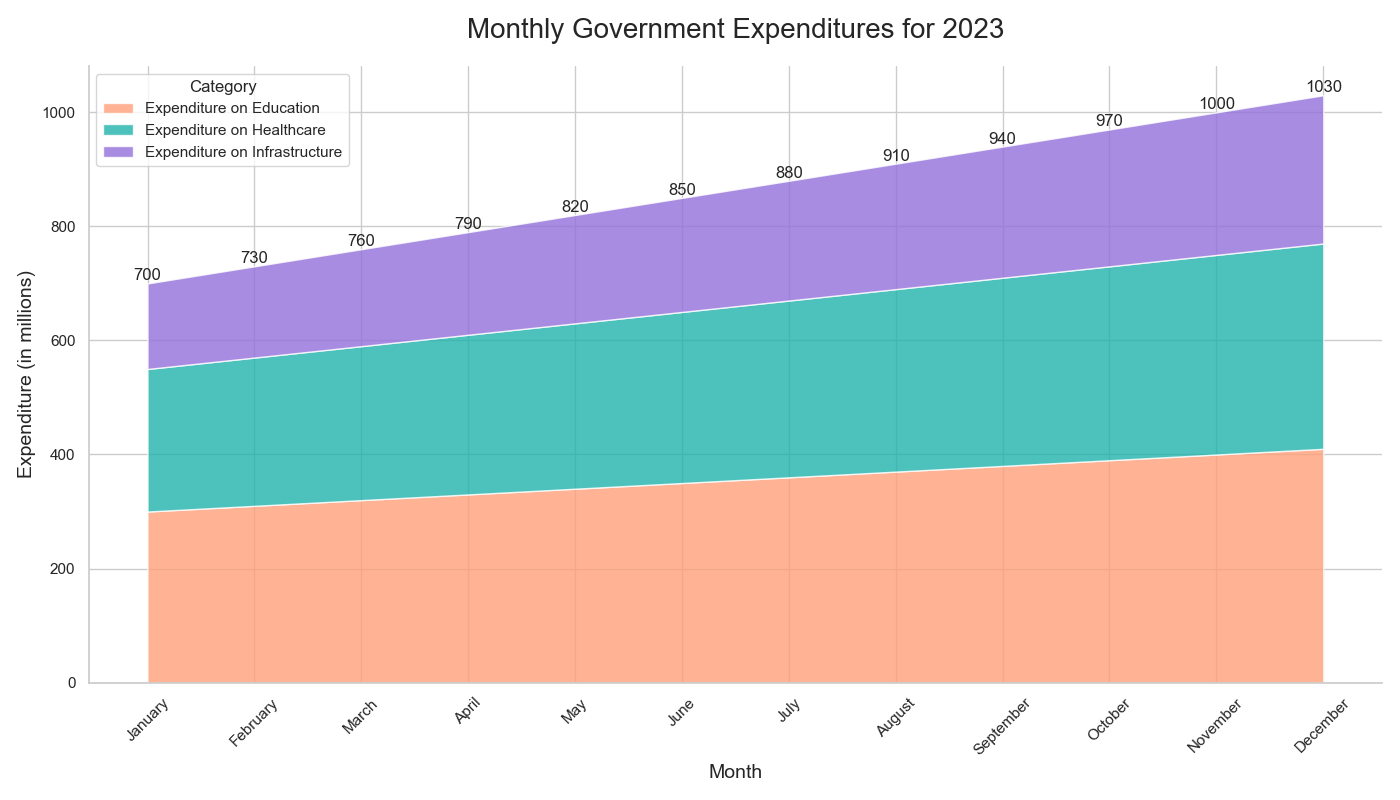

The script that drew this image:

import pandas as pd
import seaborn as sns
import matplotlib.pyplot as plt

# Define the dataset
data = {
    'Month': ['January', 'February', 'March', 'April', 'May', 'June',
              'July', 'August', 'September', 'October', 'November', 'December'],
    'Expenditure on Education': [300, 310, 320, 330, 340, 350, 360, 370, 380, 390, 400, 410],
    'Expenditure on Healthcare': [250, 260, 270, 280, 290, 300, 310, 320, 330, 340, 350, 360],
    'Expenditure on Infrastructure': [150, 160, 170, 180, 190, 200, 210, 220, 230, 240, 250, 260]
}

# Create a DataFrame
df = pd.DataFrame(data)

# Data preparation for stacked area chart
df_melted = df.melt('Month', var_name='Category', value_name='Value')

# Transformation of 'Month' to categorical type for proper ordering
df_melted['Month'] = pd.Categorical(df_melted['Month'],
                                    categories=data['Month'],
                                    ordered=True)

# Plotting
plt.figure(figsize=(14, 8))

# Expenditure on Education: #FFA07A (Light Salmon), Expenditure on Healthcare: #20B2AA (Light Sea Green), Expenditure on Infrastructure: #9370DB (Medium Purple)
colors = ["#FFA07A", "#20B2AA", "#9370DB"]

# Stackplot
plt.stackplot(df['Month'], df.iloc[:, 1:].values.T, labels=df.columns[1:], colors=colors, alpha=0.8)

# Beautifying the plot
plt.title('Monthly Government Expenditures for 2023', fontsize=20, pad=20)
plt.ylabel('Expenditure (in millions)', fontsize=14)
plt.xlabel('Month', fontsize=14)
plt.xticks(rotation=45)
plt.legend(title='Category', loc='upper left')

# Annotation
for i, row in df.iterrows():
    total_value = row['Expenditure on Education'] + row['Expenditure on Healthcare'] + row['Expenditure on Infrastructure']
    plt.text(row['Month'], total_value, f'{total_value}', ha='center', va='bottom')

sns.despine()

# Show the plot
plt.tight_layout()
plt.show()
